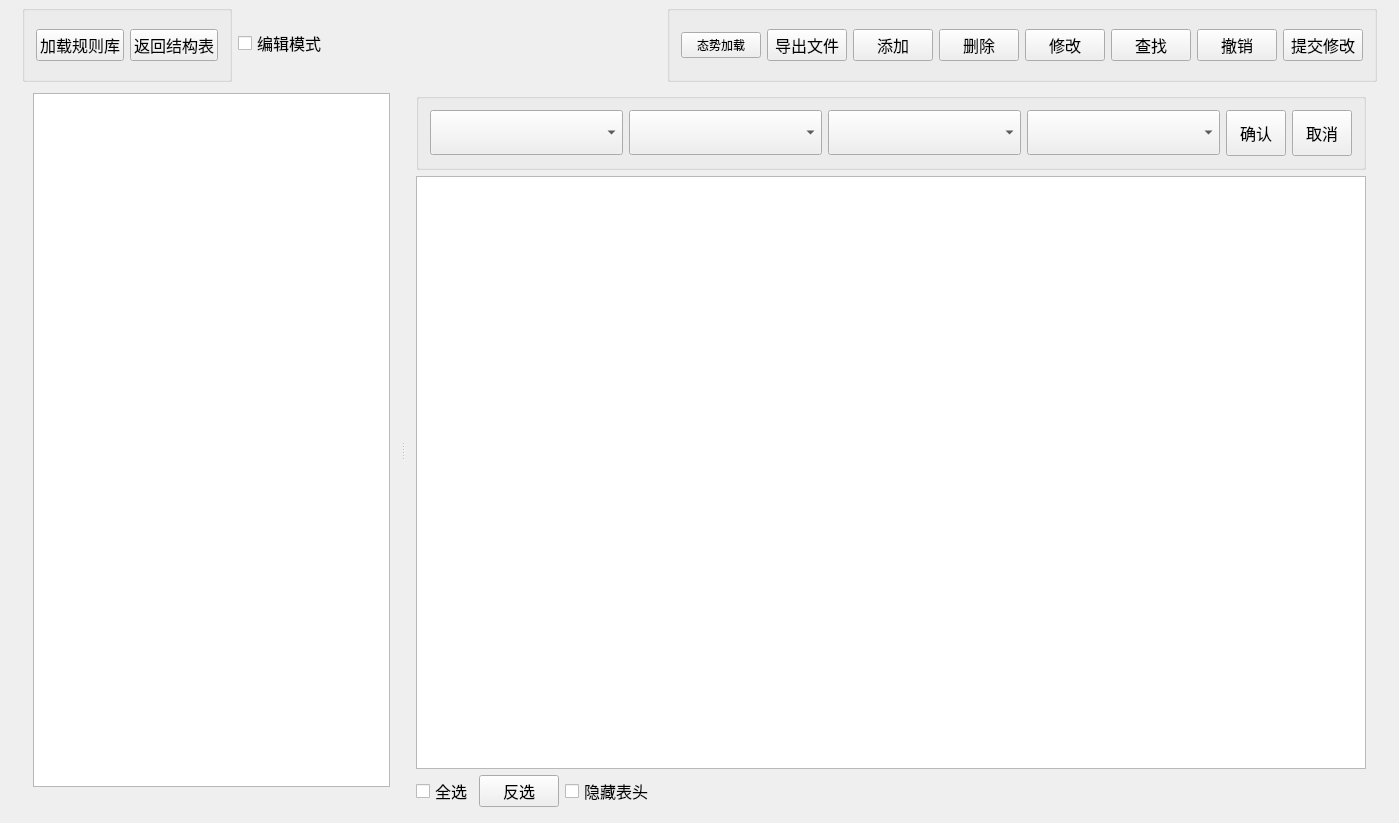
<?xml version="1.0" encoding="UTF-8"?>
<ui version="4.0">
 <class>MainWindow</class>
 <widget class="QMainWindow" name="MainWindow">
  <property name="geometry">
   <rect>
    <x>0</x>
    <y>0</y>
    <width>1399</width>
    <height>823</height>
   </rect>
  </property>
  <property name="sizePolicy">
   <sizepolicy hsizetype="Preferred" vsizetype="Expanding">
    <horstretch>0</horstretch>
    <verstretch>0</verstretch>
   </sizepolicy>
  </property>
  <property name="font">
   <font>
    <family>Agency FB</family>
    <pointsize>20</pointsize>
   </font>
  </property>
  <property name="windowTitle">
   <string>MainWindow</string>
  </property>
  <property name="windowIcon">
   <iconset resource="../source.qrc">
    <normaloff>:/image/main.png</normaloff>:/image/main.png</iconset>
  </property>
  <widget class="QWidget" name="centralWidget">
   <layout class="QVBoxLayout" name="verticalLayout">
    <property name="topMargin">
     <number>0</number>
    </property>
    <property name="bottomMargin">
     <number>0</number>
    </property>
    <item>
     <widget class="QStackedWidget" name="stackedWidget">
      <property name="styleSheet">
       <string notr="true"/>
      </property>
      <property name="currentIndex">
       <number>0</number>
      </property>
      <widget class="QWidget" name="disppage">
       <layout class="QGridLayout" name="gridLayout">
        <property name="topMargin">
         <number>5</number>
        </property>
        <property name="bottomMargin">
         <number>5</number>
        </property>
        <item row="0" column="0">
         <layout class="QVBoxLayout" name="verticalLayout_4" stretch="0,1">
          <property name="spacing">
           <number>0</number>
          </property>
          <item>
           <layout class="QHBoxLayout" name="horizontalLayout" stretch="0,0,0,0">
            <item>
             <layout class="QHBoxLayout" name="horizontalLayout_5">
              <item>
               <widget class="QGroupBox" name="groupBox_2">
                <property name="title">
                 <string/>
                </property>
                <layout class="QHBoxLayout" name="horizontalLayout_6" stretch="0,0">
                 <property name="topMargin">
                  <number>0</number>
                 </property>
                 <property name="bottomMargin">
                  <number>0</number>
                 </property>
                 <item>
                  <widget class="QPushButton" name="addputton_2">
                   <property name="font">
                    <font>
                     <family>黑体</family>
                     <pointsize>12</pointsize>
                    </font>
                   </property>
                   <property name="focusPolicy">
                    <enum>Qt::NoFocus</enum>
                   </property>
                   <property name="whatsThis">
                    <string>&lt;html&gt;&lt;head/&gt;&lt;body&gt;&lt;p&gt;&lt;img src=&quot;:/image/add.png&quot;/&gt;&lt;/p&gt;&lt;/body&gt;&lt;/html&gt;</string>
                   </property>
                   <property name="styleSheet">
                    <string notr="true"/>
                   </property>
                   <property name="text">
                    <string>加载规则库</string>
                   </property>
                   <property name="icon">
                    <iconset resource="../source.qrc">
                     <normaloff>:/image/reload.png</normaloff>:/image/reload.png</iconset>
                   </property>
                   <property name="iconSize">
                    <size>
                     <width>20</width>
                     <height>20</height>
                    </size>
                   </property>
                  </widget>
                 </item>
                 <item>
                  <widget class="QPushButton" name="r_return">
                   <property name="font">
                    <font>
                     <family>黑体</family>
                     <pointsize>12</pointsize>
                    </font>
                   </property>
                   <property name="styleSheet">
                    <string notr="true"/>
                   </property>
                   <property name="text">
                    <string>返回结构表</string>
                   </property>
                   <property name="icon">
                    <iconset resource="../source.qrc">
                     <normaloff>:/image/undo.png</normaloff>:/image/undo.png</iconset>
                   </property>
                  </widget>
                 </item>
                </layout>
               </widget>
              </item>
             </layout>
            </item>
            <item>
             <widget class="QCheckBox" name="checkBox_2">
              <property name="font">
               <font>
                <family>黑体</family>
                <pointsize>12</pointsize>
               </font>
              </property>
              <property name="styleSheet">
               <string notr="true">
</string>
              </property>
              <property name="text">
               <string>编辑模式</string>
              </property>
             </widget>
            </item>
            <item>
             <spacer name="horizontalSpacer">
              <property name="orientation">
               <enum>Qt::Horizontal</enum>
              </property>
              <property name="sizeHint" stdset="0">
               <size>
                <width>616</width>
                <height>51</height>
               </size>
              </property>
             </spacer>
            </item>
            <item>
             <widget class="QGroupBox" name="group_edit">
              <property name="title">
               <string/>
              </property>
              <layout class="QHBoxLayout" name="horizontalLayout_2">
               <property name="topMargin">
                <number>0</number>
               </property>
               <property name="bottomMargin">
                <number>0</number>
               </property>
               <item>
                <widget class="QPushButton" name="loadfile">
                 <property name="font">
                  <font>
                   <pointsize>9</pointsize>
                  </font>
                 </property>
                 <property name="text">
                  <string>态势加载</string>
                 </property>
                 <property name="icon">
                  <iconset resource="../source.qrc">
                   <normaloff>:/image/document-open.png</normaloff>:/image/document-open.png</iconset>
                 </property>
                </widget>
               </item>
               <item>
                <widget class="QPushButton" name="outputfile">
                 <property name="font">
                  <font>
                   <family>黑体</family>
                   <pointsize>12</pointsize>
                  </font>
                 </property>
                 <property name="focusPolicy">
                  <enum>Qt::NoFocus</enum>
                 </property>
                 <property name="whatsThis">
                  <string>&lt;html&gt;&lt;head/&gt;&lt;body&gt;&lt;p&gt;&lt;img src=&quot;:/image/add.png&quot;/&gt;&lt;/p&gt;&lt;/body&gt;&lt;/html&gt;</string>
                 </property>
                 <property name="styleSheet">
                  <string notr="true"/>
                 </property>
                 <property name="text">
                  <string>导出文件</string>
                 </property>
                 <property name="icon">
                  <iconset resource="../source.qrc">
                   <normaloff>:/image/print.png</normaloff>:/image/print.png</iconset>
                 </property>
                 <property name="iconSize">
                  <size>
                   <width>20</width>
                   <height>20</height>
                  </size>
                 </property>
                </widget>
               </item>
               <item>
                <widget class="QPushButton" name="addputton">
                 <property name="font">
                  <font>
                   <family>黑体</family>
                   <pointsize>12</pointsize>
                  </font>
                 </property>
                 <property name="focusPolicy">
                  <enum>Qt::NoFocus</enum>
                 </property>
                 <property name="whatsThis">
                  <string>&lt;html&gt;&lt;head/&gt;&lt;body&gt;&lt;p&gt;&lt;img src=&quot;:/image/add.png&quot;/&gt;&lt;/p&gt;&lt;/body&gt;&lt;/html&gt;</string>
                 </property>
                 <property name="styleSheet">
                  <string notr="true"/>
                 </property>
                 <property name="text">
                  <string>添加</string>
                 </property>
                 <property name="icon">
                  <iconset resource="../source.qrc">
                   <normaloff>:/image/add.png</normaloff>:/image/add.png</iconset>
                 </property>
                 <property name="iconSize">
                  <size>
                   <width>20</width>
                   <height>20</height>
                  </size>
                 </property>
                </widget>
               </item>
               <item>
                <widget class="QPushButton" name="delputton">
                 <property name="font">
                  <font>
                   <family>黑体</family>
                   <pointsize>12</pointsize>
                  </font>
                 </property>
                 <property name="styleSheet">
                  <string notr="true"/>
                 </property>
                 <property name="text">
                  <string>删除</string>
                 </property>
                 <property name="icon">
                  <iconset resource="../source.qrc">
                   <normaloff>:/image/delete.png</normaloff>:/image/delete.png</iconset>
                 </property>
                 <property name="iconSize">
                  <size>
                   <width>20</width>
                   <height>20</height>
                  </size>
                 </property>
                </widget>
               </item>
               <item>
                <widget class="QPushButton" name="returnputton">
                 <property name="font">
                  <font>
                   <family>黑体</family>
                   <pointsize>12</pointsize>
                  </font>
                 </property>
                 <property name="styleSheet">
                  <string notr="true"/>
                 </property>
                 <property name="text">
                  <string>修改</string>
                 </property>
                 <property name="icon">
                  <iconset resource="../source.qrc">
                   <normaloff>:/image/first.png</normaloff>:/image/first.png</iconset>
                 </property>
                 <property name="iconSize">
                  <size>
                   <width>20</width>
                   <height>20</height>
                  </size>
                 </property>
                </widget>
               </item>
               <item>
                <widget class="QPushButton" name="findputton">
                 <property name="font">
                  <font>
                   <family>黑体</family>
                   <pointsize>12</pointsize>
                  </font>
                 </property>
                 <property name="styleSheet">
                  <string notr="true"/>
                 </property>
                 <property name="text">
                  <string>查找</string>
                 </property>
                 <property name="icon">
                  <iconset resource="../source.qrc">
                   <normaloff>:/image/select.png</normaloff>:/image/select.png</iconset>
                 </property>
                 <property name="iconSize">
                  <size>
                   <width>20</width>
                   <height>20</height>
                  </size>
                 </property>
                </widget>
               </item>
               <item>
                <widget class="QPushButton" name="repputton">
                 <property name="font">
                  <font>
                   <family>黑体</family>
                   <pointsize>12</pointsize>
                  </font>
                 </property>
                 <property name="styleSheet">
                  <string notr="true"/>
                 </property>
                 <property name="text">
                  <string>撤销</string>
                 </property>
                 <property name="icon">
                  <iconset resource="../source.qrc">
                   <normaloff>:/image/pre.png</normaloff>:/image/pre.png</iconset>
                 </property>
                 <property name="iconSize">
                  <size>
                   <width>20</width>
                   <height>20</height>
                  </size>
                 </property>
                </widget>
               </item>
               <item>
                <widget class="QPushButton" name="submitputton">
                 <property name="font">
                  <font>
                   <family>黑体</family>
                   <pointsize>12</pointsize>
                  </font>
                 </property>
                 <property name="styleSheet">
                  <string notr="true"/>
                 </property>
                 <property name="text">
                  <string>提交修改</string>
                 </property>
                 <property name="icon">
                  <iconset resource="../source.qrc">
                   <normaloff>:/image/update.png</normaloff>:/image/update.png</iconset>
                 </property>
                 <property name="iconSize">
                  <size>
                   <width>20</width>
                   <height>20</height>
                  </size>
                 </property>
                </widget>
               </item>
              </layout>
             </widget>
            </item>
           </layout>
          </item>
          <item>
           <widget class="QSplitter" name="splitter">
            <property name="mouseTracking">
             <bool>true</bool>
            </property>
            <property name="frameShadow">
             <enum>QFrame::Plain</enum>
            </property>
            <property name="midLineWidth">
             <number>1</number>
            </property>
            <property name="orientation">
             <enum>Qt::Horizontal</enum>
            </property>
            <property name="opaqueResize">
             <bool>true</bool>
            </property>
            <property name="childrenCollapsible">
             <bool>true</bool>
            </property>
            <widget class="QWidget" name="layoutWidget">
             <layout class="QVBoxLayout" name="verticalLayout_2">
              <item>
               <widget class="QGraphicsView" name="graphicsView">
                <property name="styleSheet">
                 <string notr="true"/>
                </property>
               </widget>
              </item>
              <item>
               <layout class="QHBoxLayout" name="horizontalLayout_3">
                <item>
                 <spacer name="horizontalSpacer_2">
                  <property name="orientation">
                   <enum>Qt::Horizontal</enum>
                  </property>
                  <property name="sizeHint" stdset="0">
                   <size>
                    <width>40</width>
                    <height>20</height>
                   </size>
                  </property>
                 </spacer>
                </item>
               </layout>
              </item>
             </layout>
            </widget>
            <widget class="QWidget" name="layoutWidget">
             <layout class="QVBoxLayout" name="verticalLayout_3">
              <item>
               <widget class="QGroupBox" name="groupBox">
                <property name="title">
                 <string/>
                </property>
                <layout class="QHBoxLayout" name="horizontalLayout_4">
                 <item>
                  <widget class="QComboBox" name="comboBox"/>
                 </item>
                 <item>
                  <widget class="QComboBox" name="comboBox_2"/>
                 </item>
                 <item>
                  <widget class="QComboBox" name="comboBox_3"/>
                 </item>
                 <item>
                  <widget class="QComboBox" name="comboBox_4"/>
                 </item>
                 <item>
                  <widget class="QPushButton" name="pushButton">
                   <property name="sizePolicy">
                    <sizepolicy hsizetype="Minimum" vsizetype="Minimum">
                     <horstretch>0</horstretch>
                     <verstretch>0</verstretch>
                    </sizepolicy>
                   </property>
                   <property name="minimumSize">
                    <size>
                     <width>50</width>
                     <height>0</height>
                    </size>
                   </property>
                   <property name="maximumSize">
                    <size>
                     <width>60</width>
                     <height>16777215</height>
                    </size>
                   </property>
                   <property name="font">
                    <font>
                     <family>黑体</family>
                     <pointsize>12</pointsize>
                    </font>
                   </property>
                   <property name="text">
                    <string>确认</string>
                   </property>
                  </widget>
                 </item>
                 <item>
                  <widget class="QPushButton" name="pushButton_2">
                   <property name="sizePolicy">
                    <sizepolicy hsizetype="Minimum" vsizetype="Minimum">
                     <horstretch>0</horstretch>
                     <verstretch>0</verstretch>
                    </sizepolicy>
                   </property>
                   <property name="minimumSize">
                    <size>
                     <width>50</width>
                     <height>0</height>
                    </size>
                   </property>
                   <property name="maximumSize">
                    <size>
                     <width>60</width>
                     <height>16777215</height>
                    </size>
                   </property>
                   <property name="font">
                    <font>
                     <family>黑体</family>
                     <pointsize>12</pointsize>
                    </font>
                   </property>
                   <property name="text">
                    <string>取消</string>
                   </property>
                   <property name="iconSize">
                    <size>
                     <width>14</width>
                     <height>14</height>
                    </size>
                   </property>
                  </widget>
                 </item>
                </layout>
               </widget>
              </item>
              <item>
               <widget class="QTableView" name="tableView_2">
                <property name="styleSheet">
                 <string notr="true"/>
                </property>
                <attribute name="verticalHeaderVisible">
                 <bool>false</bool>
                </attribute>
                <attribute name="verticalHeaderShowSortIndicator" stdset="0">
                 <bool>false</bool>
                </attribute>
               </widget>
              </item>
              <item>
               <layout class="QHBoxLayout" name="horizontalLayout_7">
                <item>
                 <widget class="QCheckBox" name="checkall">
                  <property name="font">
                   <font>
                    <family>黑体</family>
                    <pointsize>12</pointsize>
                   </font>
                  </property>
                  <property name="styleSheet">
                   <string notr="true"/>
                  </property>
                  <property name="text">
                   <string>全选</string>
                  </property>
                 </widget>
                </item>
                <item>
                 <widget class="QPushButton" name="re_chose">
                  <property name="font">
                   <font>
                    <family>黑体</family>
                    <pointsize>12</pointsize>
                   </font>
                  </property>
                  <property name="styleSheet">
                   <string notr="true"/>
                  </property>
                  <property name="text">
                   <string>反选</string>
                  </property>
                 </widget>
                </item>
                <item>
                 <widget class="QCheckBox" name="checkBox">
                  <property name="font">
                   <font>
                    <family>黑体</family>
                    <pointsize>12</pointsize>
                   </font>
                  </property>
                  <property name="styleSheet">
                   <string notr="true"/>
                  </property>
                  <property name="text">
                   <string>隐藏表头</string>
                  </property>
                 </widget>
                </item>
                <item>
                 <spacer name="horizontalSpacer_7">
                  <property name="orientation">
                   <enum>Qt::Horizontal</enum>
                  </property>
                  <property name="sizeHint" stdset="0">
                   <size>
                    <width>40</width>
                    <height>20</height>
                   </size>
                  </property>
                 </spacer>
                </item>
                <item>
                 <spacer name="horizontalSpacer_6">
                  <property name="orientation">
                   <enum>Qt::Horizontal</enum>
                  </property>
                  <property name="sizeHint" stdset="0">
                   <size>
                    <width>40</width>
                    <height>20</height>
                   </size>
                  </property>
                 </spacer>
                </item>
               </layout>
              </item>
             </layout>
            </widget>
           </widget>
          </item>
         </layout>
        </item>
       </layout>
      </widget>
     </widget>
    </item>
   </layout>
  </widget>
 </widget>
 <layoutdefault spacing="6" margin="11"/>
 <resources>
  <include location="../source.qrc"/>
 </resources>
 <connections>
  <connection>
   <sender>addputton</sender>
   <signal>clicked()</signal>
   <receiver>stackedWidget</receiver>
   <slot>setFocus()</slot>
   <hints>
    <hint type="sourcelabel">
     <x>898</x>
     <y>54</y>
    </hint>
    <hint type="destinationlabel">
     <x>329</x>
     <y>128</y>
    </hint>
   </hints>
  </connection>
  <connection>
   <sender>findputton</sender>
   <signal>clicked()</signal>
   <receiver>groupBox</receiver>
   <slot>show()</slot>
   <hints>
    <hint type="sourcelabel">
     <x>1126</x>
     <y>45</y>
    </hint>
    <hint type="destinationlabel">
     <x>1131</x>
     <y>68</y>
    </hint>
   </hints>
  </connection>
  <connection>
   <sender>pushButton</sender>
   <signal>clicked()</signal>
   <receiver>groupBox</receiver>
   <slot>hide()</slot>
   <hints>
    <hint type="sourcelabel">
     <x>1181</x>
     <y>125</y>
    </hint>
    <hint type="destinationlabel">
     <x>1334</x>
     <y>126</y>
    </hint>
   </hints>
  </connection>
  <connection>
   <sender>pushButton_2</sender>
   <signal>clicked()</signal>
   <receiver>groupBox</receiver>
   <slot>hide()</slot>
   <hints>
    <hint type="sourcelabel">
     <x>1279</x>
     <y>83</y>
    </hint>
    <hint type="destinationlabel">
     <x>1321</x>
     <y>70</y>
    </hint>
   </hints>
  </connection>
 </connections>
</ui>
